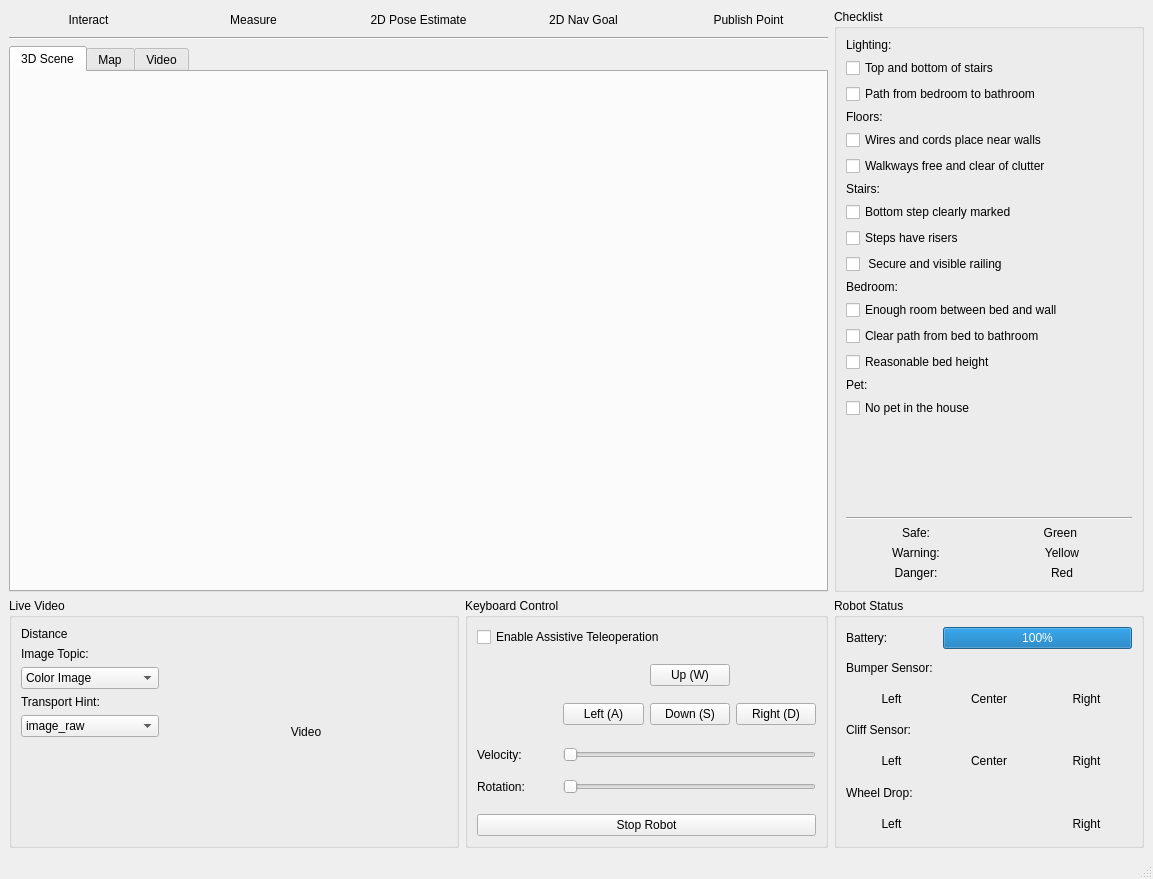
<?xml version="1.0" encoding="UTF-8"?>
<ui version="4.0">
 <class>FallRiskGUI</class>
 <widget class="QMainWindow" name="FallRiskGUI">
  <property name="geometry">
   <rect>
    <x>0</x>
    <y>0</y>
    <width>1153</width>
    <height>879</height>
   </rect>
  </property>
  <property name="windowTitle">
   <string>MainWindow</string>
  </property>
  <widget class="QWidget" name="centralwidget">
   <layout class="QGridLayout" name="gridLayout">
    <item row="0" column="0" colspan="2">
     <layout class="QHBoxLayout" name="horizontalLayout_2">
      <item>
       <widget class="QPushButton" name="btnRvizInteract">
        <property name="text">
         <string>Interact</string>
        </property>
        <property name="flat">
         <bool>true</bool>
        </property>
        <attribute name="buttonGroup">
         <string notr="true">btnGroupRvizTools</string>
        </attribute>
       </widget>
      </item>
      <item>
       <widget class="QPushButton" name="btnRvizMeasure">
        <property name="text">
         <string>Measure</string>
        </property>
        <property name="flat">
         <bool>true</bool>
        </property>
        <attribute name="buttonGroup">
         <string notr="true">btnGroupRvizTools</string>
        </attribute>
       </widget>
      </item>
      <item>
       <widget class="QPushButton" name="btnRvizPoseEstimate">
        <property name="text">
         <string>2D Pose Estimate</string>
        </property>
        <property name="flat">
         <bool>true</bool>
        </property>
        <attribute name="buttonGroup">
         <string notr="true">btnGroupRvizTools</string>
        </attribute>
       </widget>
      </item>
      <item>
       <widget class="QPushButton" name="btnRvizNavGoal">
        <property name="text">
         <string>2D Nav Goal</string>
        </property>
        <property name="flat">
         <bool>true</bool>
        </property>
        <attribute name="buttonGroup">
         <string notr="true">btnGroupRvizTools</string>
        </attribute>
       </widget>
      </item>
      <item>
       <widget class="QPushButton" name="btnRvizPublishPoint">
        <property name="text">
         <string>Publish Point</string>
        </property>
        <property name="flat">
         <bool>true</bool>
        </property>
        <attribute name="buttonGroup">
         <string notr="true">btnGroupRvizTools</string>
        </attribute>
       </widget>
      </item>
     </layout>
    </item>
    <item row="0" column="2" rowspan="3">
     <widget class="QGroupBox" name="gb_checklist">
      <property name="maximumSize">
       <size>
        <width>310</width>
        <height>16777215</height>
       </size>
      </property>
      <property name="title">
       <string>Checklist</string>
      </property>
      <layout class="QGridLayout" name="gridLayout_7">
       <item row="0" column="0">
        <widget class="QLabel" name="label_10">
         <property name="text">
          <string>Lighting:</string>
         </property>
        </widget>
       </item>
       <item row="1" column="0" colspan="2">
        <widget class="QCheckBox" name="cbLightingItem1">
         <property name="text">
          <string>Top and bottom of stairs</string>
         </property>
        </widget>
       </item>
       <item row="1" column="2">
        <widget class="QLabel" name="lbLightingItem1">
         <property name="text">
          <string/>
         </property>
        </widget>
       </item>
       <item row="2" column="0" colspan="2">
        <widget class="QCheckBox" name="cbLightingItem2">
         <property name="text">
          <string>Path from bedroom to bathroom</string>
         </property>
        </widget>
       </item>
       <item row="2" column="2">
        <widget class="QLabel" name="lbLightingItem2">
         <property name="text">
          <string/>
         </property>
        </widget>
       </item>
       <item row="3" column="0">
        <widget class="QLabel" name="label_11">
         <property name="text">
          <string>Floors:</string>
         </property>
        </widget>
       </item>
       <item row="4" column="0" colspan="2">
        <widget class="QCheckBox" name="cbFloorsItem1">
         <property name="text">
          <string>Wires and cords place near walls</string>
         </property>
        </widget>
       </item>
       <item row="4" column="2">
        <widget class="QLabel" name="lbFloorsItem1">
         <property name="text">
          <string/>
         </property>
        </widget>
       </item>
       <item row="5" column="0" colspan="2">
        <widget class="QCheckBox" name="cbFloorsItem2">
         <property name="text">
          <string>Walkways free and clear of clutter</string>
         </property>
        </widget>
       </item>
       <item row="5" column="2">
        <widget class="QLabel" name="lbFloorsItem2">
         <property name="text">
          <string/>
         </property>
        </widget>
       </item>
       <item row="6" column="0">
        <widget class="QLabel" name="label_14">
         <property name="text">
          <string>Stairs:</string>
         </property>
        </widget>
       </item>
       <item row="7" column="0" colspan="2">
        <widget class="QCheckBox" name="cbStairsItem1">
         <property name="text">
          <string>Bottom step clearly marked</string>
         </property>
        </widget>
       </item>
       <item row="7" column="2">
        <widget class="QLabel" name="lbStairsItem1">
         <property name="text">
          <string/>
         </property>
        </widget>
       </item>
       <item row="8" column="0" colspan="2">
        <widget class="QCheckBox" name="cbStairsItem2">
         <property name="text">
          <string>Steps have risers</string>
         </property>
        </widget>
       </item>
       <item row="8" column="2">
        <widget class="QLabel" name="lbStairsItem2">
         <property name="text">
          <string/>
         </property>
        </widget>
       </item>
       <item row="9" column="0" colspan="2">
        <widget class="QCheckBox" name="cbStairsItem3">
         <property name="text">
          <string> Secure and visible railing</string>
         </property>
        </widget>
       </item>
       <item row="9" column="2">
        <widget class="QLabel" name="lbStairsItem3">
         <property name="text">
          <string/>
         </property>
        </widget>
       </item>
       <item row="10" column="0">
        <widget class="QLabel" name="label_12">
         <property name="text">
          <string>Bedroom:</string>
         </property>
        </widget>
       </item>
       <item row="11" column="0" colspan="2">
        <widget class="QCheckBox" name="cbBedroomItem1">
         <property name="text">
          <string>Enough room between bed and wall</string>
         </property>
        </widget>
       </item>
       <item row="11" column="2">
        <widget class="QLabel" name="lbBedroomItem1">
         <property name="text">
          <string/>
         </property>
        </widget>
       </item>
       <item row="12" column="0" colspan="2">
        <widget class="QCheckBox" name="cbBedroomItem2">
         <property name="text">
          <string>Clear path from bed to bathroom</string>
         </property>
        </widget>
       </item>
       <item row="12" column="2">
        <widget class="QLabel" name="lbBedroomItem2">
         <property name="text">
          <string/>
         </property>
        </widget>
       </item>
       <item row="13" column="0" colspan="2">
        <widget class="QCheckBox" name="cbBedroomItem3">
         <property name="text">
          <string>Reasonable bed height</string>
         </property>
        </widget>
       </item>
       <item row="13" column="2">
        <widget class="QLabel" name="lbBedroomItem3">
         <property name="text">
          <string/>
         </property>
        </widget>
       </item>
       <item row="14" column="0">
        <widget class="QLabel" name="label_13">
         <property name="text">
          <string>Pet:</string>
         </property>
        </widget>
       </item>
       <item row="15" column="0" colspan="2">
        <widget class="QCheckBox" name="cbPetItem1">
         <property name="text">
          <string>No pet in the house</string>
         </property>
        </widget>
       </item>
       <item row="15" column="2">
        <widget class="QLabel" name="lbPetItem1">
         <property name="text">
          <string/>
         </property>
        </widget>
       </item>
       <item row="16" column="1">
        <spacer name="verticalSpacer_2">
         <property name="orientation">
          <enum>Qt::Vertical</enum>
         </property>
         <property name="sizeHint" stdset="0">
          <size>
           <width>20</width>
           <height>40</height>
          </size>
         </property>
        </spacer>
       </item>
       <item row="17" column="0" colspan="3">
        <widget class="Line" name="line">
         <property name="orientation">
          <enum>Qt::Horizontal</enum>
         </property>
        </widget>
       </item>
       <item row="18" column="0" colspan="3">
        <layout class="QGridLayout" name="gridLayout_6">
         <item row="0" column="0">
          <widget class="QLabel" name="label_15">
           <property name="text">
            <string>Safe:</string>
           </property>
           <property name="alignment">
            <set>Qt::AlignCenter</set>
           </property>
          </widget>
         </item>
         <item row="0" column="1">
          <widget class="QLabel" name="label_16">
           <property name="styleSheet">
            <string notr="true"/>
           </property>
           <property name="text">
            <string>Green </string>
           </property>
           <property name="alignment">
            <set>Qt::AlignCenter</set>
           </property>
          </widget>
         </item>
         <item row="1" column="0">
          <widget class="QLabel" name="label_19">
           <property name="text">
            <string>Warning:</string>
           </property>
           <property name="alignment">
            <set>Qt::AlignCenter</set>
           </property>
          </widget>
         </item>
         <item row="1" column="1">
          <widget class="QLabel" name="label_18">
           <property name="styleSheet">
            <string notr="true"/>
           </property>
           <property name="text">
            <string>Yellow</string>
           </property>
           <property name="alignment">
            <set>Qt::AlignCenter</set>
           </property>
          </widget>
         </item>
         <item row="2" column="0">
          <widget class="QLabel" name="label_20">
           <property name="text">
            <string>Danger:</string>
           </property>
           <property name="alignment">
            <set>Qt::AlignCenter</set>
           </property>
          </widget>
         </item>
         <item row="2" column="1">
          <widget class="QLabel" name="label_17">
           <property name="styleSheet">
            <string notr="true"/>
           </property>
           <property name="text">
            <string>Red</string>
           </property>
           <property name="alignment">
            <set>Qt::AlignCenter</set>
           </property>
          </widget>
         </item>
        </layout>
       </item>
      </layout>
     </widget>
    </item>
    <item row="1" column="0" colspan="2">
     <widget class="Line" name="line_2">
      <property name="orientation">
       <enum>Qt::Horizontal</enum>
      </property>
     </widget>
    </item>
    <item row="3" column="0">
     <widget class="QGroupBox" name="gb_livevideo">
      <property name="minimumSize">
       <size>
        <width>450</width>
        <height>250</height>
       </size>
      </property>
      <property name="title">
       <string>Live Video</string>
      </property>
      <layout class="QGridLayout" name="gridLayout_3">
       <item row="1" column="1" rowspan="2" colspan="2">
        <layout class="QGridLayout" name="livevideo_layout">
         <item row="0" column="0">
          <widget class="QLabel" name="liveVideoLabel">
           <property name="text">
            <string>Video</string>
           </property>
           <property name="alignment">
            <set>Qt::AlignCenter</set>
           </property>
          </widget>
         </item>
        </layout>
       </item>
       <item row="1" column="0" rowspan="2">
        <layout class="QVBoxLayout" name="verticalLayout_2">
         <item>
          <widget class="QLabel" name="lbDistance">
           <property name="text">
            <string>Distance</string>
           </property>
          </widget>
         </item>
         <item>
          <widget class="QLabel" name="label_3">
           <property name="text">
            <string>Image Topic:</string>
           </property>
          </widget>
         </item>
         <item>
          <widget class="QComboBox" name="cbImageTopic">
           <item>
            <property name="text">
             <string>Color Image</string>
            </property>
           </item>
           <item>
            <property name="text">
             <string>Mono Image</string>
            </property>
           </item>
          </widget>
         </item>
         <item>
          <widget class="QLabel" name="label_4">
           <property name="text">
            <string>Transport Hint:</string>
           </property>
          </widget>
         </item>
         <item>
          <widget class="QComboBox" name="cbTransHint">
           <item>
            <property name="text">
             <string>image_raw</string>
            </property>
           </item>
           <item>
            <property name="text">
             <string>theora</string>
            </property>
           </item>
          </widget>
         </item>
         <item>
          <spacer name="verticalSpacer">
           <property name="orientation">
            <enum>Qt::Vertical</enum>
           </property>
           <property name="sizeHint" stdset="0">
            <size>
             <width>20</width>
             <height>40</height>
            </size>
           </property>
          </spacer>
         </item>
        </layout>
       </item>
      </layout>
     </widget>
    </item>
    <item row="3" column="1">
     <widget class="QGroupBox" name="gb_keyctrl">
      <property name="title">
       <string>Keyboard Control</string>
      </property>
      <layout class="QGridLayout" name="gridLayout_2">
       <item row="0" column="0">
        <widget class="QCheckBox" name="checkBox">
         <property name="text">
          <string>Enable Assistive Teleoperation</string>
         </property>
        </widget>
       </item>
       <item row="1" column="0">
        <layout class="QGridLayout" name="gridLayout_5">
         <item row="1" column="4">
          <widget class="QPushButton" name="btnRight">
           <property name="text">
            <string>Right (D)</string>
           </property>
          </widget>
         </item>
         <item row="1" column="3">
          <widget class="QPushButton" name="btnDown">
           <property name="text">
            <string>Down (S)</string>
           </property>
          </widget>
         </item>
         <item row="0" column="3">
          <widget class="QPushButton" name="btnUp">
           <property name="text">
            <string>Up (W)</string>
           </property>
          </widget>
         </item>
         <item row="1" column="2">
          <widget class="QPushButton" name="btnLeft">
           <property name="text">
            <string>Left (A)</string>
           </property>
          </widget>
         </item>
         <item row="3" column="2" colspan="3">
          <widget class="QSlider" name="sliderLinearVel">
           <property name="minimum">
            <number>0</number>
           </property>
           <property name="maximum">
            <number>100</number>
           </property>
           <property name="orientation">
            <enum>Qt::Horizontal</enum>
           </property>
          </widget>
         </item>
         <item row="4" column="2" colspan="3">
          <widget class="QSlider" name="sliderAngularVel">
           <property name="minimum">
            <number>0</number>
           </property>
           <property name="maximum">
            <number>100</number>
           </property>
           <property name="orientation">
            <enum>Qt::Horizontal</enum>
           </property>
          </widget>
         </item>
         <item row="3" column="0">
          <widget class="QLabel" name="label">
           <property name="text">
            <string>Velocity:</string>
           </property>
          </widget>
         </item>
         <item row="4" column="0">
          <widget class="QLabel" name="label_2">
           <property name="text">
            <string>Rotation:</string>
           </property>
          </widget>
         </item>
         <item row="2" column="2" colspan="3">
          <spacer name="horizontalSpacer">
           <property name="orientation">
            <enum>Qt::Horizontal</enum>
           </property>
           <property name="sizeHint" stdset="0">
            <size>
             <width>40</width>
             <height>5</height>
            </size>
           </property>
          </spacer>
         </item>
        </layout>
       </item>
       <item row="2" column="0">
        <widget class="QPushButton" name="pushButton_4">
         <property name="styleSheet">
          <string notr="true"/>
         </property>
         <property name="text">
          <string>Stop Robot</string>
         </property>
        </widget>
       </item>
      </layout>
     </widget>
    </item>
    <item row="3" column="2">
     <widget class="QGroupBox" name="gb_robotstatus">
      <property name="title">
       <string>Robot Status</string>
      </property>
      <layout class="QGridLayout" name="gridLayout_4">
       <item row="0" column="0">
        <widget class="QLabel" name="label_7">
         <property name="text">
          <string>Battery:</string>
         </property>
        </widget>
       </item>
       <item row="0" column="1" colspan="2">
        <widget class="QProgressBar" name="pbBaseBattery">
         <property name="value">
          <number>100</number>
         </property>
        </widget>
       </item>
       <item row="1" column="0" colspan="3">
        <widget class="QLabel" name="label_8">
         <property name="text">
          <string>Bumper Sensor:</string>
         </property>
        </widget>
       </item>
       <item row="2" column="0">
        <widget class="QLabel" name="lbBumperLeft">
         <property name="text">
          <string>Left</string>
         </property>
         <property name="alignment">
          <set>Qt::AlignCenter</set>
         </property>
        </widget>
       </item>
       <item row="2" column="1">
        <widget class="QLabel" name="lbBumperCenter">
         <property name="text">
          <string>Center</string>
         </property>
         <property name="alignment">
          <set>Qt::AlignCenter</set>
         </property>
        </widget>
       </item>
       <item row="2" column="2">
        <widget class="QLabel" name="lbBumperRight">
         <property name="text">
          <string>Right</string>
         </property>
         <property name="alignment">
          <set>Qt::AlignCenter</set>
         </property>
        </widget>
       </item>
       <item row="3" column="0" colspan="3">
        <widget class="QLabel" name="label_9">
         <property name="text">
          <string>Cliff Sensor:</string>
         </property>
        </widget>
       </item>
       <item row="4" column="0">
        <widget class="QLabel" name="lbCliffLeft">
         <property name="text">
          <string>Left</string>
         </property>
         <property name="alignment">
          <set>Qt::AlignCenter</set>
         </property>
        </widget>
       </item>
       <item row="4" column="1">
        <widget class="QLabel" name="lbCliffCenter">
         <property name="text">
          <string>Center</string>
         </property>
         <property name="alignment">
          <set>Qt::AlignCenter</set>
         </property>
        </widget>
       </item>
       <item row="4" column="2">
        <widget class="QLabel" name="lbCliffRight">
         <property name="text">
          <string>Right</string>
         </property>
         <property name="alignment">
          <set>Qt::AlignCenter</set>
         </property>
        </widget>
       </item>
       <item row="5" column="0" colspan="3">
        <widget class="QLabel" name="label_6">
         <property name="text">
          <string>Wheel Drop:</string>
         </property>
        </widget>
       </item>
       <item row="6" column="0">
        <widget class="QLabel" name="lbWheelLeft">
         <property name="text">
          <string>Left</string>
         </property>
         <property name="alignment">
          <set>Qt::AlignCenter</set>
         </property>
        </widget>
       </item>
       <item row="6" column="2">
        <widget class="QLabel" name="lbWheelRight">
         <property name="text">
          <string>Right</string>
         </property>
         <property name="alignment">
          <set>Qt::AlignCenter</set>
         </property>
        </widget>
       </item>
      </layout>
     </widget>
    </item>
    <item row="2" column="0" colspan="2">
     <widget class="QTabWidget" name="tab_display">
      <property name="currentIndex">
       <number>0</number>
      </property>
      <widget class="QWidget" name="tab_3dscene">
       <attribute name="title">
        <string>3D Scene</string>
       </attribute>
       <layout class="QVBoxLayout" name="verticalLayout">
        <item>
         <layout class="QHBoxLayout" name="display3d_layout"/>
        </item>
       </layout>
      </widget>
      <widget class="QWidget" name="tab_map">
       <attribute name="title">
        <string>Map</string>
       </attribute>
       <layout class="QHBoxLayout" name="horizontalLayout">
        <item>
         <layout class="QGridLayout" name="map_layout"/>
        </item>
       </layout>
      </widget>
      <widget class="QWidget" name="tab">
       <attribute name="title">
        <string>Video</string>
       </attribute>
       <layout class="QGridLayout" name="gridLayout_8">
        <item row="0" column="0">
         <widget class="QLabel" name="lbLiveVideoBig">
          <property name="text">
           <string>TextLabel</string>
          </property>
          <property name="alignment">
           <set>Qt::AlignCenter</set>
          </property>
         </widget>
        </item>
       </layout>
      </widget>
     </widget>
    </item>
   </layout>
  </widget>
  <widget class="QMenuBar" name="menubar">
   <property name="geometry">
    <rect>
     <x>0</x>
     <y>0</y>
     <width>1153</width>
     <height>25</height>
    </rect>
   </property>
  </widget>
  <widget class="QStatusBar" name="statusbar"/>
 </widget>
 <resources/>
 <connections/>
 <buttongroups>
  <buttongroup name="btnGroupRvizTools"/>
 </buttongroups>
</ui>
